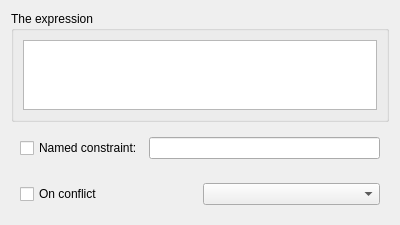
<?xml version="1.0" encoding="UTF-8"?>
<ui version="4.0">
 <class>ConstraintCheckPanel</class>
 <widget class="QWidget" name="ConstraintCheckPanel">
  <property name="geometry">
   <rect>
    <x>0</x>
    <y>0</y>
    <width>400</width>
    <height>197</height>
   </rect>
  </property>
  <property name="windowTitle">
   <string>Form</string>
  </property>
  <layout class="QVBoxLayout" name="verticalLayout">
   <item>
    <widget class="QGroupBox" name="exprGroup">
     <property name="title">
      <string>The expression</string>
     </property>
     <layout class="QVBoxLayout" name="verticalLayout_2">
      <item>
       <widget class="SqlEditor" name="exprEdit"/>
      </item>
     </layout>
    </widget>
   </item>
   <item>
    <widget class="QWidget" name="namedWidget" native="true">
     <layout class="QHBoxLayout" name="horizontalLayout_2">
      <item>
       <widget class="QCheckBox" name="namedCheck">
        <property name="text">
         <string>Named constraint:</string>
        </property>
       </widget>
      </item>
      <item>
       <widget class="QLineEdit" name="namedEdit"/>
      </item>
     </layout>
    </widget>
   </item>
   <item>
    <widget class="QWidget" name="onConflictWidget" native="true">
     <layout class="QHBoxLayout" name="horizontalLayout">
      <item>
       <widget class="QCheckBox" name="onConflictCheck">
        <property name="text">
         <string>On conflict</string>
        </property>
       </widget>
      </item>
      <item>
       <widget class="QComboBox" name="onConflictCombo"/>
      </item>
     </layout>
    </widget>
   </item>
  </layout>
 </widget>
 <customwidgets>
  <customwidget>
   <class>SqlEditor</class>
   <extends>QPlainTextEdit</extends>
   <header>sqleditor.h</header>
  </customwidget>
 </customwidgets>
 <resources/>
 <connections/>
</ui>
